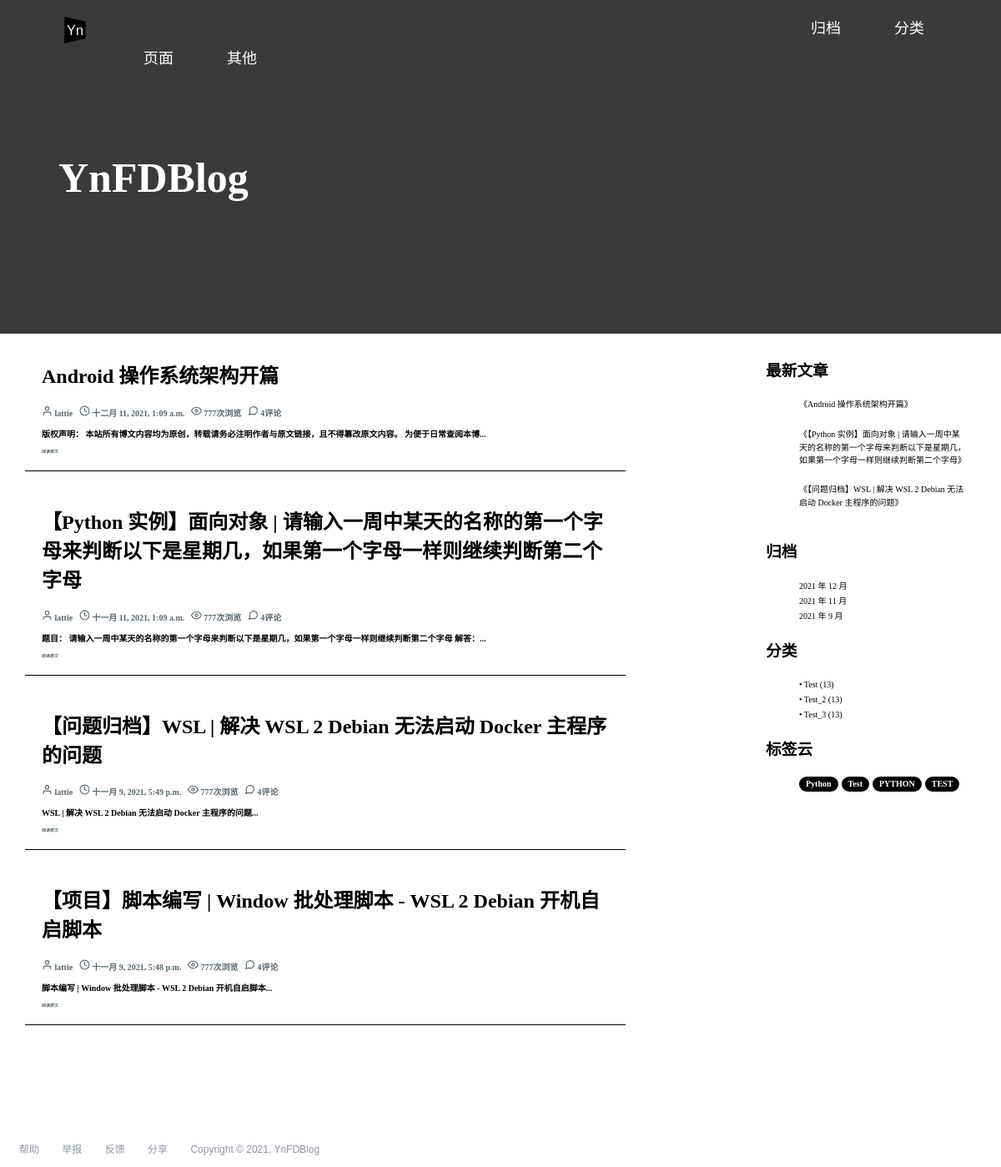
Page /tags/1/ on the committed database.
### blog_main/models.py (models this page shows, shortened)
class Post(models.Model):
    STATUS_CHOICES = (
        ('d', '草稿'),
        ('p', '发表'),
    )
    def get_absolute_url(self):
        return reverse('blog_main:post_detail', kwargs={'pk': self.pk})
    status = models.CharField(verbose_name='状态', max_length=1, choices=STATUS_CHOICES, default='p')
    title = models.CharField(verbose_name='标题', max_length=70)
    body = models.TextField(verbose_name='正文', blank=True, null=True)
    created_time = models.DateTimeField(verbose_name='创建时间', default=timezone.now)
    modified_time = models.DateTimeField(verbose_name='修改时间', default=timezone.now)
    views = models.PositiveIntegerField(verbose_name='文章浏览量', default=0)
    excerpt = models.CharField(verbose_name='文章摘要', max_length=200, blank=True)
    category = models.ForeignKey(Category, verbose_name='文章分类', on_delete=models.CASCADE)
    tags = models.ManyToManyField(Tag, verbose_name='文章标签', blank=True)
    author = models.ForeignKey(User, verbose_name='文章作者', on_delete=models.CASCADE)

class Category(models.Model):
    name = models.CharField(max_length=100)
    class Mate:
        verbose_name = '分类'
        verbose_name_plural = verbose_name

class Tag(models.Model):
    name = models.CharField(max_length=100)
    class Mate:
        verbose_name = '标签'
        verbose_name_plural = verbose_name

### blog_main/views.py (the view)
# urls.py: path('tags/<int:pk>/', views.tags, name='tag'),                           # 标签云
def tags(request, pk):
    t = get_object_or_404(Tag, pk=pk)
    post_list = Post.objects.filter(tags=t).order_by('-created_time')
    return render(request, 'blog/main/index.html', context={
        'post_list': post_list
    })

### blog_main/templatetags/blog_extras.py (called while the page is built)
@register.inclusion_tag('blog/extra/_recent_posts.html', takes_context=True)
def show_recent_posts(context, num=5):
    return {
        'recent_post_list': Post.objects.all().order_by('-created_time')[:num],
    }

@register.inclusion_tag('blog/extra/_archives.html', takes_context=True)
def show_archives(context):
    return {
        'date_list': Post.objects.dates('created_time', 'month', order='DESC'),
    }

@register.inclusion_tag('blog/extra/_categories.html', takes_context=True)
def show_categories(context):
    return {
        'category_list': Category.objects.all(),
    }

@register.inclusion_tag('blog/extra/_tags.html', takes_context=True)
def show_tags(context):
    return {
        'tag_list': Tag.objects.all(),
    }

### templates/blog/main/index.html (shortened to what this page needs)
{% extends 'base.html' %}
{% load static %}
{% block custom_css %}
    <link rel="stylesheet" type="text/css" href="{% static 'css/index/post.css' %}">
{% endblock %}
{% block post_list %}
    <div class="post">
        {% for post in post_list %}
            <article class="post_1_{{ post.pk }}">
                <h1 class="post_title">
                    <a href="{{ post.get_absolute_url }}">{{ post.title }}</a>
                </h1>
                <div class="post_info">
            <a class="post_author" href="#">
                <span>
                    <svg xmlns="http://www.w3.org/2000/svg" width="13px" height="13px" viewBox="0 0 24 24" fill="none"
                         stroke="currentColor" stroke-width="2" stroke-linecap="round" stroke-linejoin="round"
                         class="feather feather-user">
                    <path d="M20 21v-2a4 4 0 0 0-4-4H8a4 4 0 0 0-4 4v2"></path>
                    <circle cx="12" cy="7" r="4"></circle>
                    </svg>
                </span>
                <span>
                 {{ post.author }}
                </span>
            </a>
            <a class="post_cdate" href="#">
                <span>
                <svg xmlns="http://www.w3.org/2000/svg" width="13px" height="13px" viewBox="0 0 24 24" fill="none"
                     stroke="currentColor" stroke-width="2" stroke-linecap="round" stroke-linejoin="round"
                     class="feather feather-clock">
                    <circle cx="12" cy="12" r="10"></circle>
                    <polyline points="12 6 12 12 16 14"></polyline>
                </svg>
                </span>
                <time
                        datetime="{{ post.created_time }}">{{ post.created_time }}
                </time>
            </a>
            <a class="views_num" href="#">
                <span>
                    <svg xmlns="http://www.w3.org/2000/svg" width="13px" height="13px" viewBox="0 0 24 24" fill="none"
                         stroke="currentColor" stroke-width="2" stroke-linecap="round" stroke-linejoin="round"
                         class="feather feather-eye"><path d="M1 12s4-8 11-8 11 8 11 8-4 8-11 8-11-8-11-8z"></path><circle
                            cx="12" cy="12" r="3"></circle></svg>
                </span>
                <span>
                    777次浏览
                </span>
            </a>
            <a class="post_comments_num" href="#">
                <span>
                </span>
                <span>
                    4评论
                </span>
            </a>
        </div>
                <div class="post_summary">
                    <p>{{ post.excerpt }}...</p>
                    <div class="continue_read">
                        <a href="{{ post.get_absolute_url }}">阅读原文</a>
                    </div>
                </div>
            </article>
            {% empty %}
            <div class="no-post">
                暂时还没有发布的文章！
            </div>
        {% endfor %}
        <div class="post_list_end">
        </div>
    </div>
{% endblock %}
{% block page_title %}
    <h1 class="page_title">
        YnFDBlog
    </h1>
{% endblock %}

### templates/blog/extra/_recent_posts.html (shortened to what this page needs)
<!DOCTYPE html>
<html lang="en">
<head>
</head>
<body>
    <div class="widget widget-recent-posts">
        <h3 class="widget-title">最新文章</h3>
        <ul>
            {% for post in recent_post_list %}
                <li>
                    <a href="{{ post.get_absolute_url }}">《{{ post.title }}》</a>
                </li>
                <br>
                {% empty %}
                暂无文章！
                {% endfor %}
        </ul>
    </div>
</body>
</html>

### templates/blog/extra/_categories.html (shortened to what this page needs)
<!DOCTYPE html>
<html lang="en">
<head>
</head>
<body>
    <div class="widget widget-category">
      <h3 class="widget-title">分类</h3>
      <ul>
        {% for category in category_list %}
          <li>
            <a href="{% url 'blog_main:category' category.pk %}">
                • {{ category.name }}
                <span class="post-count">
                    (13)
                </span>
            </a>
          </li>
        {% empty %}
          暂无分类！
        {% endfor %}
      </ul>
    </div>
</body>
</html>

### templates/blog/extra/_tags.html (shortened to what this page needs)
<!DOCTYPE html>
<html lang="en">
<head>
</head>
<body>
    <div class="widget-tag-cloud">
      <h3 class="widget-title">标签云</h3>
      <ul>
        {% for tag in tag_list %}
          <li>
             <a href="{% url 'blog_main:tag' tag.pk %}">{{ tag.name }}</a>
          </li>
        {% empty %}
          暂无标签！
        {% endfor %}
      </ul>
    </div>
</body>
</html>

### blog_main/static/css/top_bar.css (style rules this page uses)
* { list-style: none; }

### blog_main/static/css/side_bar.css (style rules this page uses)
.side_bar a { font-size: 10px; text-decoration: none; color: black; }
.side_bar div { margin-top: 0; }
.widget-tag-cloud li { display: inline-block; min-width: 10px; padding: 4px 8px; line-height: 1; color: #fff; background-color: #000; border-radius: 10px; }
.widget-tag-cloud a { font-weight: bold; color: white; }

### blog_main/static/css/index/post.css (style rules this page uses)
.post { width: 60%; margin: 0 auto; position: absolute; top: 360px; left: 30px; z-index: 0; }
.post article { background: white; padding: 1px 15px 20px 20px; margin-bottom: 20px; position: relative; top: 50px; border-bottom: black 1px solid; }
.post_title a { color: black; text-decoration: none; }
.post_list_end { width: 50%; height: 200px; margin: 0 auto; }
.post_info a { color: #58666e; text-decoration: none; font-size: 10px; font-weight: bold; padding-right: 5px; }
.post_info svg { color: #58666e; }
.post_summary p { font-size: 10px; font-weight: bold; }
.continue_read a { font-family: serif; color: #58666e; text-decoration: none; font-size: 5px; font-weight: bold; }
.page_title { width: 60%; position: absolute; left: 70px; top: 150px; color: white; font-size: 50px; }

### rows in the picture
Post: title "Android 操作系统架构开篇", author "lattie", created_time "十二月 11, 2021, 1:09 a.m.", excerpt "版权声明： 本站所有博文内容均为原创，转载请务必注明作者与原文链接，且不得篡改原文内容。 为便于日常查阅本博"
Post: title "【Python 实例】面向对象 | 请输入一周中某天的名称的第一个字母来判断以下是星期几，如果第一个字母一样则继续判断第二个字母", author "lattie", created_time "十一月 11, 2021, 1:09 a.m.", excerpt "题目： 请输入一周中某天的名称的第一个字母来判断以下是星期几，如果第一个字母一样则继续判断第二个字母 解答："
Post: title "【问题归档】WSL | 解决 WSL 2 Debian 无法启动 Docker 主程序的问题", author "lattie", created_time "十一月 9, 2021, 5:49 p.m.", excerpt "WSL | 解决 WSL 2 Debian 无法启动 Docker 主程序的问题"
Post: title "【项目】脚本编写 | Window 批处理脚本 - WSL 2 Debian 开机自启脚本", author "lattie", created_time "十一月 9, 2021, 5:48 p.m.", excerpt "脚本编写 | Window 批处理脚本 - WSL 2 Debian 开机自启脚本"
Category: name "Test"
Category: name "Test_2"
Category: name "Test_3"
Tag: name "Python"
Tag: name "Test"
Tag: name "PYTHON"
Tag: name "TEST"

### other values in the picture
{{ date.year }} "2021" "2021" "2021"
{{ date.month }} "12" "11" "9"
